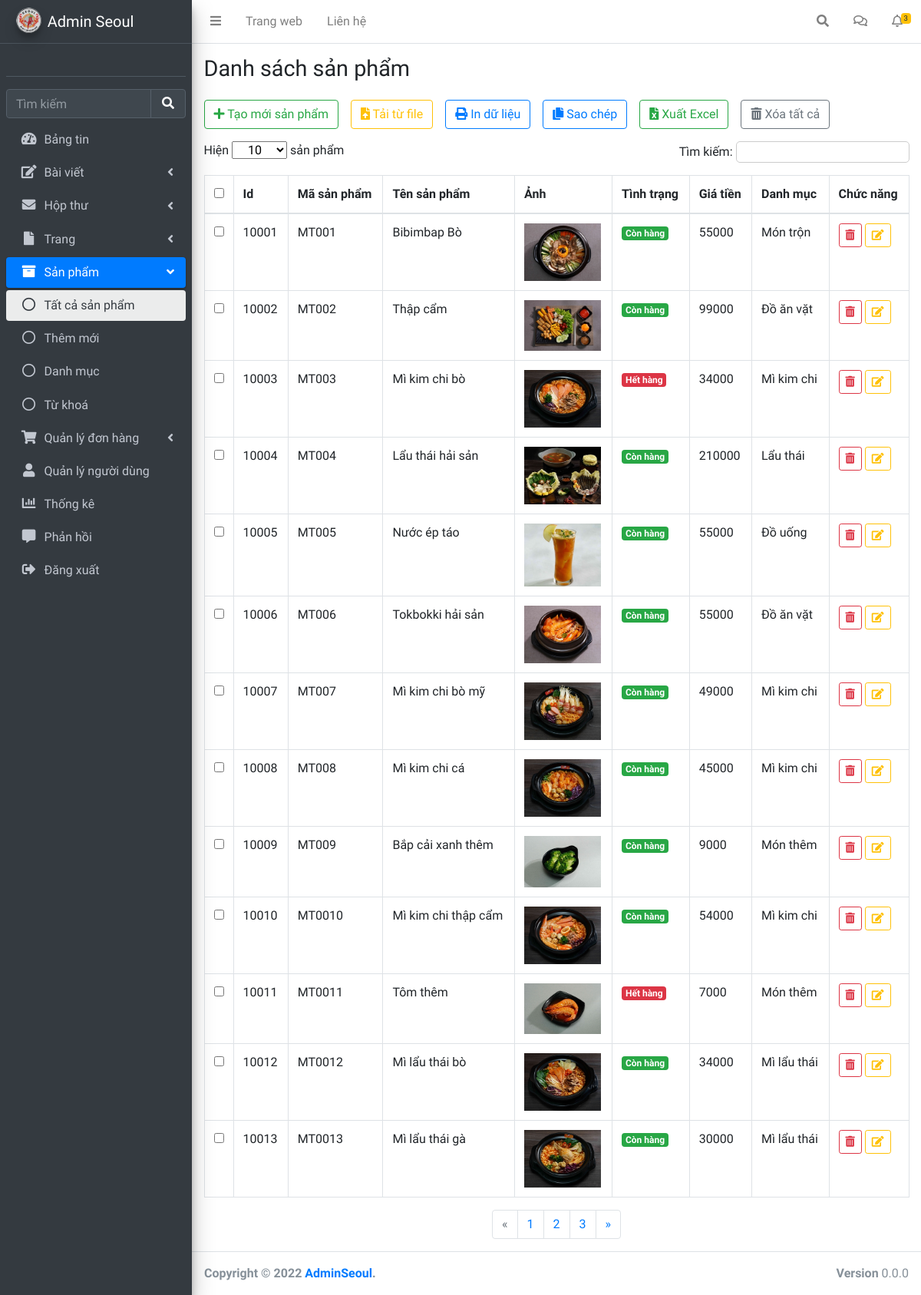
Page /Admin/pages/all-product.php on the earlier database version.
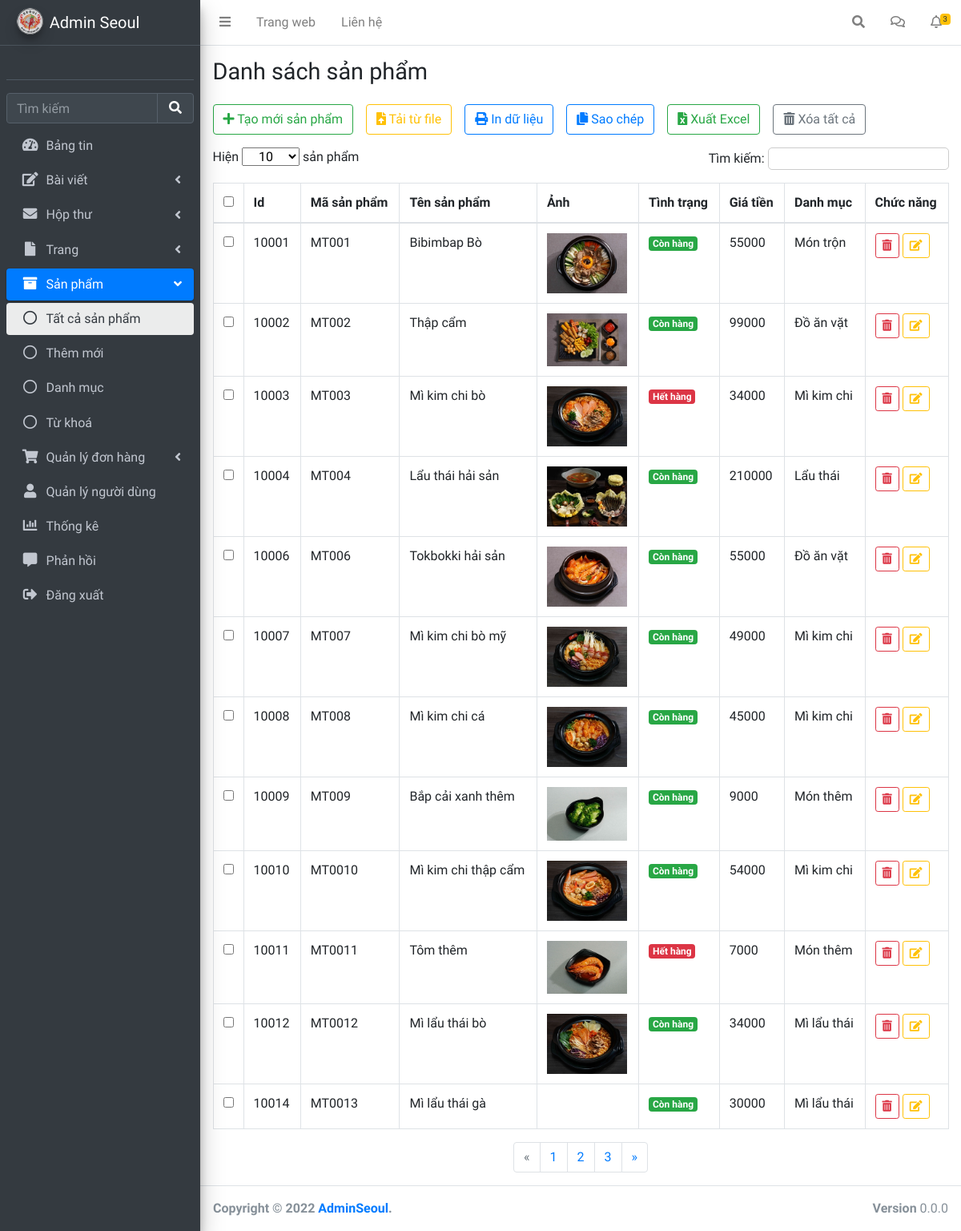
Same page on the later database version.
### tables this page shows
CREATE TABLE `product` (
  `id` int(11) NOT NULL,
  `product_code` varchar(100) NOT NULL,
  `category_id` int(11) NOT NULL,
  `product_name` varchar(350) NOT NULL,
  `price` int(11) NOT NULL,
  `thumbnail` varchar(500) NOT NULL,
  `description` longtext NOT NULL,
  `created_at` datetime DEFAULT NULL,
  `updated_at` datetime DEFAULT NULL,
  `status` tinyint(11) DEFAULT NULL,
  `visible` tinyint(4) NOT NULL DEFAULT 1
);

CREATE TABLE `category` (
  `id` int(11) NOT NULL,
  `name` varchar(100) NOT NULL
);

### Admin/pages/all-product.php (the view, shortened to what this page needs)
<!DOCTYPE html>
<html lang="en">
<?php session_start();
include '../../database/config.php';
?>
<head>
  <link rel="stylesheet" href="../../css/fontawesome-free/css/all.min.css">
  <link rel="stylesheet" href="../css/IonIcons.css">
  <link rel="stylesheet" href="../css/adminlte.min.css">
</head>
<body class="hold-transition sidebar-mini">
  <div class="wrapper">
    <nav class="main-header navbar navbar-expand navbar-white navbar-light">
      <ul class="navbar-nav">
        <li class="nav-item">
          <a class="nav-link" data-widget="pushmenu" href="#" role="button"><i class="fas fa-bars"></i></a>
        </li>
        <li class="nav-item d-none d-sm-inline-block">
          <a href="../../index.php" class="nav-link">Trang web</a>
        </li>
        <li class="nav-item d-none d-sm-inline-block">
          <a href="#" class="nav-link">Liên hệ</a>
        </li>
      </ul>
      <ul class="navbar-nav ml-auto">
        <li class="nav-item">
          <a class="nav-link" data-widget="navbar-search" href="#" role="button">
            <i class="fas fa-search"></i>
          </a>
        </li>
        <li class="nav-item dropdown">
          <a class="nav-link" data-bs-toggle="dropdown" href="#">
            <i class="far fa-comments"></i>
          </a>
        </li>
        <li class="nav-item dropdown">
          <a class="nav-link " data-bs-toggle="dropdown" href="#" aria-expanded="false">
            <i class="far fa-bell"></i>
            <span class="badge badge-warning navbar-badge">3</span>
          </a>
        </li>
      </ul>
    </nav>
    <aside class="main-sidebar sidebar-dark-primary elevation-4">
      <a href="../admin.php" class="brand-link">
        <img src="../../img/img_index/logo_spicy.png" alt="AdminLTE Logo" class="brand-image img-circle elevation-3" style="opacity: .8">
        <span class="brand-text font-weight-light">Admin Seoul</span>
      </a>
      <div class="sidebar">
        <div class="user-panel mt-3 pb-3 mb-3 d-flex">
          <div class="image">
          </div>
          <div class="info">
          </div>
        </div>
        <div class="form-inline">
          <div class="input-group" data-widget="sidebar-search">
            <input class="form-control form-control-sidebar" type="search" placeholder="Tìm kiếm" aria-label="Search">
            <div class="input-group-append">
              <button class="btn btn-sidebar">
                <i class="fas fa-search fa-fw"></i>
              </button>
            </div>
          </div>
        </div>
        <nav class="mt-2">
          <ul class="nav nav-pills nav-sidebar flex-column" data-widget="treeview" role="menu" data-accordion="false">
            <li class="nav-item ">
              <a href="../index.php" class="nav-link ">
                <i class="nav-icon fas fa-tachometer-alt"></i>
                <p>
                  Bảng tin </p>
              </a>
            </li>
            <li class="nav-item">
              <a href="#" class="nav-link">
                <i class="nav-icon fas fa-edit"></i>
                <p>
                  Bài viết
                  <i class="fas fa-angle-left right"></i>
                </p>
              </a>
            </li>
            <li class="nav-item">
              <a href="#" class="nav-link">
                <i class="nav-icon fas fa-envelope"></i>
                <p>
                  Hộp thư
                  <i class="fas fa-angle-left right"></i>
                </p>
              </a>
            </li>
            <li class="nav-item">
              <a href="#" class="nav-link">
                <i class="nav-icon fas fa-file"></i>
                <p>
                  Trang
                  <i class="fas fa-angle-left right"></i>
                </p>
              </a>
            </li>
            <li class="nav-item menu-open">
              <a href="#" class="nav-link active">
                <i class="nav-icon fas fa-archive"></i>
                <p>
                  Sản phẩm </p>
                <i class="fas fa-angle-left right"></i>
              </a>
              <ul class="nav nav-treeview">
                <li class="nav-item">
                  <a href="./All-product.php" class="nav-link active">
                    <i class="far fa-circle nav-icon"></i>
                    <p>Tất cả sản phẩm</p>
                  </a>
                </li>
                <li class="nav-item">
                  <a href="./add-product.php" class="nav-link">
                    <i class="far fa-circle nav-icon"></i>
                    <p>Thêm mới</p>
                  </a>
                </li>
                <li class="nav-item">
                  <a href="./category.php" class="nav-link">
                    <i class="far fa-circle nav-icon"></i>
                    <p>Danh mục</p>
                  </a>
                </li>
                <li class="nav-item">
                  <a href="#" class="nav-link ">
                    <i class="far fa-circle nav-icon"></i>
                    <p>Từ khoá</p>
                  </a>
                </li>
              </ul>
            </li>
            <li class="nav-item">
              <a href="#" class="nav-link ">
                <i class="nav-icon fa fa-shopping-cart"></i>
                <p>
                  Quản lý đơn hàng </p>
                <i class="fas fa-angle-left right"></i>
              </a>
            </li>
            <li class="nav-item">
              <a href="./user.php" class="nav-link ">
                <i class="nav-icon fas fa-user"></i>
                <p>
                  Quản lý người dùng </p>
              </a>
            </li>
            <li class="nav-item">
              <a href="./statistical.php" class="nav-link ">
                <i class="nav-icon fas fa-chart-bar"></i>
                <p>
                  Thống kê </p>
              </a>
            </li>
            <li class="nav-item">
              <a href="#" class="nav-link ">
                <i class="nav-icon fas fa-comment-alt"></i>
                <p>
                  Phản hồi </p>
              </a>
            </li>
            <li class="nav-item">
              <a href="../index.php?dangxuat=1" class="nav-link ">
                <i class=" nav-icon fas fa-sign-out-alt"></i></i>
                <p>
                  Đăng xuất </p>
              </a>
            </li>
          </ul>
        </nav>
      </div>
    </aside>
    <div class="content-wrapper">
      <main class="app-content">
        <div class="content-header">
          <div class="container-fluid">
            <div class="row mb-2">
              <div class="col-sm-6">
                <h1 class="m-0">Danh sách sản phẩm</h1>
              </div>
              <div class="col-sm-6">
              </div>
            </div>
          </div>
        </div>
        <div class="row px-2 m-0">
          <div class="col-md-12">
            <div class="tile">
              <div class="tile-body">
                <div class="row element-button m-0">
                  <div class="mr-3 mb-3">
                    <a class="btn btn-outline-success " href="./add-product.php" title="Thêm"><i class="fas fa-plus"></i>
                      Tạo mới sản phẩm</a>
                  </div>
                  <div class="mr-3 mb-3">
                    <a class="btn btn-outline-warning  nhap-tu-file" type="button" title="Nhập"><i class="fas fa-file-upload"></i> Tải từ file</a>
                  </div>
                  <div class="mr-3 mb-3">
                    <a class="btn btn-outline-primary  print-file" type="button" title="In" onclick="myApp.printTable()"><i class="fas fa-print"></i> In dữ liệu</a>
                  </div>
                  <div class="mr-3 mb-3">
                    <a class="btn btn-outline-primary  print-file js-textareacopybtn" type="button" title="Sao chép"><i class="fas fa-copy"></i> Sao chép</a>
                  </div>
                  <div class="mr-3 mb-3">
                    <a class="btn btn-outline-success " href="" title="In"><i class="fas fa-file-excel"></i> Xuất
                      Excel</a>
                  </div>
                  <div class="mr-3 mb-3">
                    <a class="btn btn-outline-secondary " type="button" title="Xóa" onclick="myFunction(this)"><i class="fas fa-trash-alt"></i> Xóa tất cả </a>
                  </div>
                </div>
                <div class="row element-filter mx-0 mb-3">
                  <div class="filter__left col-6 p-0">
                    <span>Hiện</span>
                    <select class="form-select px-3" aria-label="Default select">
                      <option selected>10</option>
                    </select>
                    <span>sản phẩm</span>
                  </div>
                  <div class="filter__right col-6 p-0 text-right">
                    <span>Tìm kiếm:</span>
                    <input type="search" placeholder="">
                  </div>
                </div>
                <?php
                $sql_lietke_sp = "SELECT *, product.id as product_id FROM product,category WHERE product.category_id =category.id AND visible != 0 ORDER BY product.id asc";
                $query_lietke_sp = mysqli_query($mysqli, $sql_lietke_sp);
                ?>
                <table class="table table-hover table-bordered" id="sampleTable">
                  <thead>
                    <tr>
                      <th width="10"><input type="checkbox" id="all"></th>
                      <th>Id</th>
                      <th>Mã sản phẩm</th>
                      <th>Tên sản phẩm</th>
                      <th>Ảnh</th>
                      <th>Tình trạng</th>
                      <th>Giá tiền</th>
                      <th>Danh mục</th>
                      <th>Chức năng</th>
                    </tr>
                  </thead>
                  <tbody>
                    <?php
                    while ($row = mysqli_fetch_array($query_lietke_sp)) {
                    ?>
                      <tr>
                        <td width="10"><input type="checkbox" name="check1" value="1"></td>
                        <td class="id_product"><?php echo $row['product_id'] ?></td>
                        <td><?php echo $row['product_code'] ?> </td>
                        <td><?php echo $row['product_name'] ?></td>
                        <td><img src="../img/upload/img_product/<?php echo $row['thumbnail'] ?>" alt="" width="100px;"></td>
                        <td><?php
                            if ($row['status'] == 1) {
                              echo '<span class="badge bg-success">Còn hàng</span>';
                            } else {
                              echo '<span class="badge bg-danger">Hết hàng</span>';
                            }
                            ?></td>
                        <td><?php echo $row['price'] ?></td>
                        <td><?php echo $row['name'] ?></td>
                        <td><button class="btn btn-outline-danger btn-sm trash" type="button" title="Xóa" data-bs-toggle="modal" data-bs-target="#ModalRM"><i class="fas fa-trash-alt"></i>
                          </button>
                          <button class="btn btn-outline-warning btn-sm edit" type="button" title="Sửa" id="show-emp" data-bs-toggle="modal" data-bs-target="#ModalUP" data-id="<?php echo $row['product_id']; ?>"><i class="fas fa-edit"></i></button>
                        </td>
                      </tr>
                    <?php
                    }
                    ?>
                  </tbody>
                </table>
                <nav aria-label="Page navigation ">
                  <ul class="pagination justify-content-center">
                    <li class="page-item disabled">
                      <a class="page-link " href="#" aria-label="Lùi">
                        <span aria-hidden="true">&laquo;</span>
                      </a>
                    </li>
                    <li class="page-item"><a class="page-link" href="#">1</a></li>
                    <li class="page-item"><a class="page-link" href="#">2</a></li>
                    <li class="page-item"><a class="page-link" href="#">3</a></li>
                    <li class="page-item">
                      <a class="page-link" href="#" aria-label="Tiếp">
                        <span aria-hidden="true">&raquo;</span>
                      </a>
                    </li>
                  </ul>
                </nav>
              </div>
            </div>
          </div>
        </div>
      </main>
    </div>
    <footer class="container-fluid main-footer">
      <strong>Copyright &copy; 2022 <a href="https://adminlte.io">AdminSeoul</a>.</strong>
      <div class="float-right d-none d-sm-inline-block">
        <b>Version</b> 0.0.0
      </div>
    </footer>
  </div>
</body>
</html>

### Admin/pages/all-product.php (style rules this page uses)
.filter__right input { border-radius: 5px; border: 1px solid #ccc; }
.app-content { background-color: #fff; }

Differences in the rows shown:
no longer on this page (row edited): product: id "10005", product_code "MT005", product_name "Nước ép táo", thumbnail (picture), status "Còn hàng", price "55000", category.name "Đồ uống"
removed product: id "10013", product_code "MT0013", product_name "Mì lẩu thái gà", thumbnail (picture), status "Còn hàng", price "30000", category.name "Mì lẩu thái"
added product: id "10014", product_code "MT0013", product_name "Mì lẩu thái gà", status "Còn hàng", price "30000", category.name "Mì lẩu thái"
